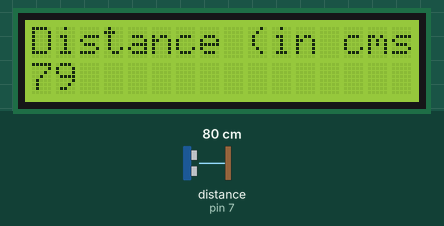
This sketch was run on a simulated Arduino Uno, built with avr-gcc and run on an emulated ATmega328P. On the bench: 16×2 character LCD. Wiring (inferred from the names in the program): ultrasonic range finder: trigger pin 8; echo pin 7. The test bench sets the inputs (shaded band); at power-on: distance to the obstacle (sensor on pin 7) 80 cm. The echo pulse lasts 58.3 µs per cm; what the sketch prints to the serial monitor is not drawn.

Above: at 1.2 s.
1.3 s: distance to the obstacle (sensor on pin 7) set to 2 cm
At 2.6 s:
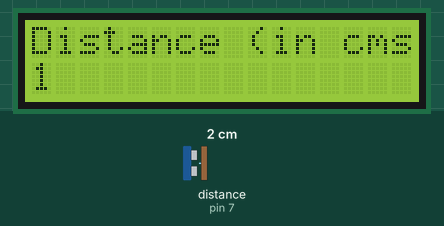
3.2 s: distance to the obstacle (sensor on pin 7) set to 60 cm
At 3.6 s:
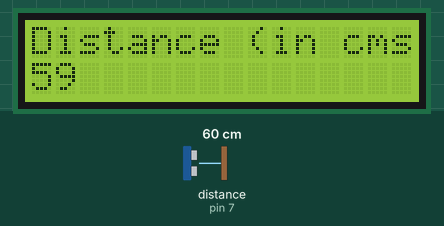
6.2 s: distance to the obstacle (sensor on pin 7) set to 4 cm
At 7.5 s:
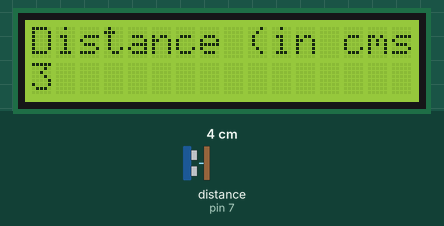
8.1 s: distance to the obstacle (sensor on pin 7) set to 60 cm
At 8.5 s:
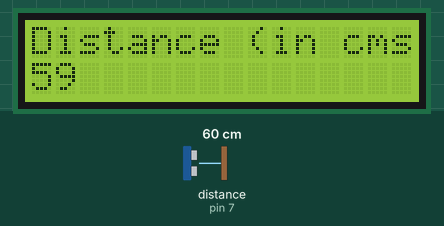
Timing chart, 0 to 11.1 s (numbered marks = the images above; inputs shaded):
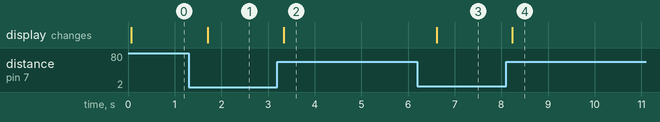

Measured:
- after the input at 1.3 s, the display: changes after 0.41 s (image 1)
- after the input at 3.2 s, the display: changes after 0.14 s (image 2)
- after the input at 6.2 s, the display: changes after 0.41 s (image 3)
- after the input at 8.1 s, the display: changes after 0.14 s (image 4)

The sketch:

HCSR05_16x2LCD_StandaloneDevice.ino
```cpp
//************************************************************/
// Step-1: CONFIGURE VARIABLES
//************************************************************/
#include <LiquidCrystal.h>
LiquidCrystal lcd(12, 11, 5, 4, 3, 2);

int trigPin = 8;
int echoPin = 7;

//************************************************************/
// Step-2: INITIALIZE I/O PARAMETERS
//************************************************************/
void setup()
{
  // put your setup code here, to run once:
  Serial.begin (9600);
  pinMode(trigPin, OUTPUT);
  pinMode(echoPin, INPUT);
  lcd.begin(16, 2);
  lcd.setCursor(0, 0);
  lcd.print("Distance:");
}

//************************************************************/
// Step-3: MAIN PROGRAM
//************************************************************/
void loop()
{
  long duration, distance;

  // Signal a quick LOW just before giving a HIGH signal
  digitalWrite(trigPin, LOW);
  delayMicroseconds(2);

  // After 2 milli-seconds of LOW signal, give a HIGH signal to trigger the sensor
  digitalWrite(trigPin, HIGH);
  // Keep the digital signal HIGH for
  // at least 10 milli-seconds
  // (required by HC-SR04 to activate emission of
  // ultra-sonic waves
  delayMicroseconds(10);

  // After 10 milli-seconds, signal a LOW
  digitalWrite(trigPin, LOW);

  // Now wait for the Ultra sonic echo to return from an obstacle
  duration = pulseIn(echoPin, HIGH);

  // Convert the distance to centimeters
  distance = (duration/2) / 29.1;

  Serial.print(distance);
  Serial.println(" cms");
  lcd.clear();
  lcd.setCursor(0, 0);
  lcd.print("Distance (in cms):");
  lcd.setCursor(0, 1);
  lcd.print(distance);

  delay(400);
}
```
